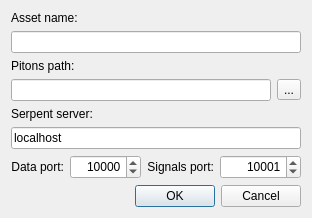
<?xml version="1.0" encoding="UTF-8"?>
<ui version="4.0">
 <class>AddingAssetDialog</class>
 <widget class="QDialog" name="AddingAssetDialog">
  <property name="geometry">
   <rect>
    <x>0</x>
    <y>0</y>
    <width>550</width>
    <height>280</height>
   </rect>
  </property>
  <property name="minimumSize">
   <size>
    <width>550</width>
    <height>0</height>
   </size>
  </property>
  <property name="windowTitle">
   <string>Add Asset</string>
  </property>
  <property name="windowIcon">
   <iconset>
    <normaloff>:/plotter/pitons.png</normaloff>:/plotter/pitons.png</iconset>
  </property>
  <layout class="QVBoxLayout" name="verticalLayout">
   <property name="sizeConstraint">
    <enum>QLayout::SetFixedSize</enum>
   </property>
   <item>
    <widget class="QLabel" name="label_5">
     <property name="text">
      <string>Asset name:</string>
     </property>
    </widget>
   </item>
   <item>
    <widget class="QLineEdit" name="lineName">
     <property name="text">
      <string notr="true"/>
     </property>
    </widget>
   </item>
   <item>
    <widget class="QLabel" name="label">
     <property name="text">
      <string>Pitons path:</string>
     </property>
    </widget>
   </item>
   <item>
    <layout class="QHBoxLayout" name="horizontalLayout_2">
     <item>
      <widget class="QLineEdit" name="linePath">
       <property name="text">
        <string notr="true"/>
       </property>
      </widget>
     </item>
     <item>
      <widget class="QToolButton" name="butPath">
       <property name="text">
        <string>...</string>
       </property>
      </widget>
     </item>
    </layout>
   </item>
   <item>
    <widget class="QLabel" name="label_2">
     <property name="text">
      <string>Serpent server:</string>
     </property>
    </widget>
   </item>
   <item>
    <widget class="QLineEdit" name="lineServer">
     <property name="text">
      <string notr="true">localhost</string>
     </property>
    </widget>
   </item>
   <item>
    <layout class="QHBoxLayout" name="horizontalLayout">
     <item>
      <widget class="QLabel" name="label_3">
       <property name="text">
        <string>Data port:</string>
       </property>
       <property name="alignment">
        <set>Qt::AlignRight|Qt::AlignTrailing|Qt::AlignVCenter</set>
       </property>
      </widget>
     </item>
     <item>
      <widget class="QSpinBox" name="dataPort">
       <property name="minimumSize">
        <size>
         <width>71</width>
         <height>24</height>
        </size>
       </property>
       <property name="maximumSize">
        <size>
         <width>71</width>
         <height>24</height>
        </size>
       </property>
       <property name="alignment">
        <set>Qt::AlignRight|Qt::AlignTrailing|Qt::AlignVCenter</set>
       </property>
       <property name="minimum">
        <number>1000</number>
       </property>
       <property name="maximum">
        <number>65535</number>
       </property>
       <property name="value">
        <number>10000</number>
       </property>
      </widget>
     </item>
     <item>
      <widget class="QLabel" name="label_4">
       <property name="text">
        <string>Signals port:</string>
       </property>
       <property name="alignment">
        <set>Qt::AlignRight|Qt::AlignTrailing|Qt::AlignVCenter</set>
       </property>
      </widget>
     </item>
     <item>
      <widget class="QSpinBox" name="signalsPort">
       <property name="minimumSize">
        <size>
         <width>81</width>
         <height>24</height>
        </size>
       </property>
       <property name="maximumSize">
        <size>
         <width>81</width>
         <height>24</height>
        </size>
       </property>
       <property name="alignment">
        <set>Qt::AlignRight|Qt::AlignTrailing|Qt::AlignVCenter</set>
       </property>
       <property name="minimum">
        <number>1000</number>
       </property>
       <property name="maximum">
        <number>65535</number>
       </property>
       <property name="value">
        <number>10001</number>
       </property>
      </widget>
     </item>
    </layout>
   </item>
   <item>
    <widget class="QDialogButtonBox" name="buttonBox">
     <property name="orientation">
      <enum>Qt::Horizontal</enum>
     </property>
     <property name="standardButtons">
      <set>QDialogButtonBox::Cancel|QDialogButtonBox::Ok</set>
     </property>
    </widget>
   </item>
  </layout>
 </widget>
 <resources/>
 <connections>
  <connection>
   <sender>buttonBox</sender>
   <signal>accepted()</signal>
   <receiver>AddingAssetDialog</receiver>
   <slot>onAccept()</slot>
   <hints>
    <hint type="sourcelabel">
     <x>248</x>
     <y>254</y>
    </hint>
    <hint type="destinationlabel">
     <x>157</x>
     <y>274</y>
    </hint>
   </hints>
  </connection>
  <connection>
   <sender>buttonBox</sender>
   <signal>rejected()</signal>
   <receiver>AddingAssetDialog</receiver>
   <slot>reject()</slot>
   <hints>
    <hint type="sourcelabel">
     <x>316</x>
     <y>260</y>
    </hint>
    <hint type="destinationlabel">
     <x>286</x>
     <y>274</y>
    </hint>
   </hints>
  </connection>
  <connection>
   <sender>butPath</sender>
   <signal>clicked()</signal>
   <receiver>AddingAssetDialog</receiver>
   <slot>choosePath()</slot>
   <hints>
    <hint type="sourcelabel">
     <x>514</x>
     <y>39</y>
    </hint>
    <hint type="destinationlabel">
     <x>268</x>
     <y>83</y>
    </hint>
   </hints>
  </connection>
 </connections>
 <slots>
  <slot>choosePath()</slot>
  <slot>onAccept()</slot>
 </slots>
</ui>
